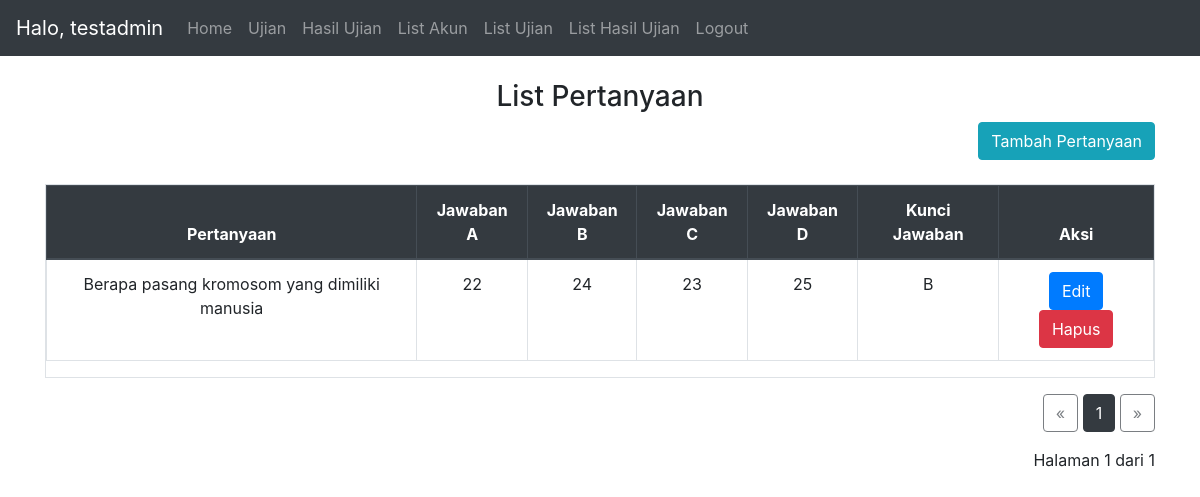
Page /list_question/5/1 (signed in) on the earlier database version.
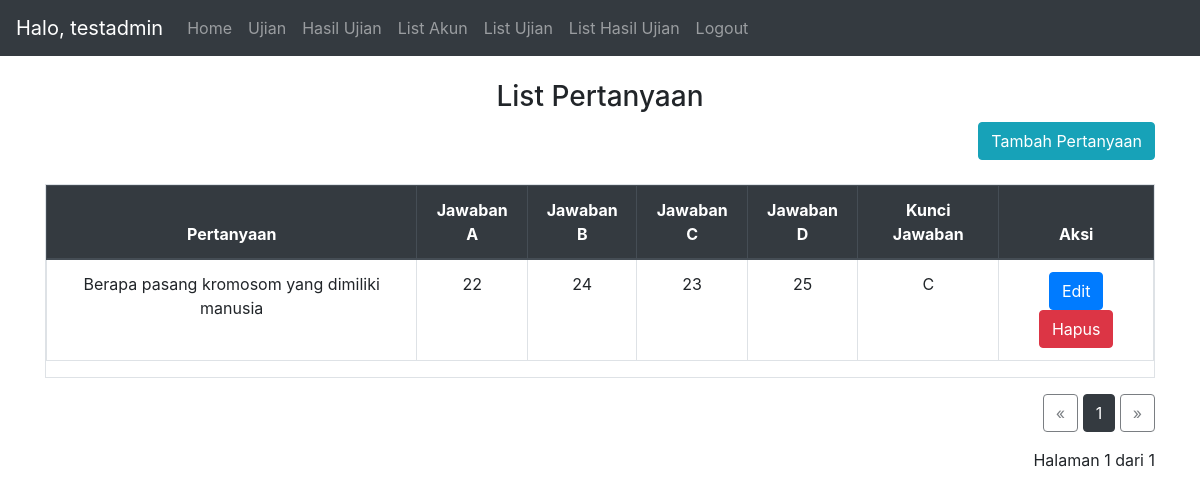
Same page on the later database version.
### website/models.py (models this page shows)
class User(db.Model, UserMixin):
    id = db.Column(db.Integer, primary_key=True)
    email = db.Column(db.String(150), unique=True)
    password = db.Column(db.String(150))
    name = db.Column(db.String(150))
    type = db.Column(db.String(150))
    notes = db.relationship('Note')
    results = db.relationship('Result')
    useranswer = db.relationship('UserAnswer')

class Question(db.Model):
    id = db.Column(db.Integer, primary_key=True)
    exam_id = db.Column(db.Integer, db.ForeignKey('exam.id'))
    question = db.Column(db.String(1000))
    answer1 = db.Column(db.String(150))
    answer2 = db.Column(db.String(150))
    answer3 = db.Column(db.String(150))
    answer4 = db.Column(db.String(150))
    correct = db.Column(db.String(1))
    useranswer = db.relationship('UserAnswer')

### website/views.py (the view)
@views.route('/list_question/<id>/<page>', methods=['GET','POST'])
@login_required
def list_question(id,page):
    if current_user.type != 'admin':
        return redirect("/")
    else:
        db_question = Question.query.filter_by(exam_id=id).paginate(page=int(page), per_page=10)
        return render_template("list_question.html", user=current_user, questions=db_question, examid=id)#, kelas=db_class)

### website/__init__.py (called while the page is built)
def create_app():
    app = Flask(__name__)
    app.config['SECRET_KEY'] = 'secret key'
    app.config['SQLALCHEMY_DATABASE_URI'] = f'sqlite:///{DB_NAME}'
    db.init_app(app)
    from .views import views
    from .auth import auth
    app.register_blueprint(views, url_prefix='/')
    app.register_blueprint(auth, url_prefix='/')
    from .models import User, Note, Exam, Result, Question,UserAnswer #,Class
    with app.app_context():
        db.create_all()
    login_manager = LoginManager()
    login_manager.login_view = 'auth.login'
    login_manager.init_app(app)
    @login_manager.user_loader
    def load_user(id):
        return User.query.get(int(id))
    return app

### website/templates/list_question.html
{% extends "base.html" %} {% block title %}List Pertanyaan{% endblock %} {% block
content %}
<br>
<h3 align="center">List Pertanyaan</h3>
<div class="text-right">
  <a type="button" class="btn btn-info" href="/add_question/{{examid}}">Tambah Pertanyaan</a>
</div>
<br>
<div class="table table-responsive table-hover table-bordered">
  <table class="table">
    <thead class="text-center thead-dark">
      <tr>
        <th>Pertanyaan</th>
        <th>Jawaban A</th>
        <th>Jawaban B</th>
        <th>Jawaban C</th>
        <th>Jawaban D</th>
        <th>Kunci Jawaban</th>
        <th>Aksi</th>
      </tr>
    </thead>
    {% for question in questions %}
    <tbody class="text-center">
      <td>{{question.question}}</td>
      <td>{{question.answer1}}</td>
      <td>{{question.answer2}}</td>
      <td>{{question.answer3}}</td>
      <td>{{question.answer4}}</td>
      <td>{{question.correct}}</td>
      <td>
        <a type="button" class="btn btn-primary" href="/edit_question/{{question.id}}">Edit</a>
        <a class="btn btn-danger" href="/delete_question/{{question.id}}/{{examid}}/{{questions.page}}"
        onclick="return confirm('Apakah anda yakin akan menghapus pertanyaan {{ question.id }}?');" title="Delete">
        Hapus</a>
      </td>
    </tbody>
    {% endfor %}
  </table>
</div>
<div class="text-right">
  <a href="{{questions.prev_num}}" class="btn btn-outline-dark {% if questions.page == 1 %}disabled{% endif %}">&laquo;</a>
  {% for number in questions.iter_pages(left_edge=1, right_edge=1, left_current=1, right_current=2) %}
    {% if number %}
      {% if questions.page != number %}
        <span>
          <a class="btn btn-outline-dark"
              href="{{number}}">
          {{number}}
          </a>
        </span>
      {% else %}
          <span class="btn btn-dark">{{number}}</span>
      {% endif %}
    {% else %}
    ...
    {% endif %}
  {% endfor %}
  <a href="{{questions.next_num}}" class="btn btn-outline-dark {% if questions.page == questions.pages %}disabled{% endif %}">&raquo;</a>
  <p class="text-right mt-3">
    Halaman {{ questions.page }} dari {{ questions.pages }}
  </p>
</div>
{% endblock %}

### website/templates/base.html (shortened to what this page needs)
<!DOCTYPE html>
<html>
  <head>
    <link
      rel="stylesheet"
      href="https://stackpath.bootstrapcdn.com/bootstrap/4.4.1/css/bootstrap.min.css"
    />
    <link
      rel="stylesheet"
      href="https://stackpath.bootstrapcdn.com/font-awesome/4.7.0/css/font-awesome.min.css"
    />
  </head>
  <body>
    <nav class="navbar navbar-expand-lg navbar-dark bg-dark">
      <div class="collapse navbar-collapse" id="navbar">
        <div class="navbar-nav">
          {% if user.is_authenticated %}
          <span class="navbar-brand">
            Halo, {{user.name}}
          </span>
          <a class="nav-item nav-link" id="home" href="/">Home</a>
          <a class="nav-item nav-link" id="exam" href="/insert_token">Ujian</a>
          <a class="nav-item nav-link" id="exam" href="/result/1">Hasil Ujian</a>
          {% if user.type =='admin' %}
            <a class="nav-item nav-link" id="account_list" href="/list_account/1">List Akun</a>
            <a class="nav-item nav-link" id="exam_list" href="/list_exam/1">List Ujian</a>
            <a class="nav-item nav-link" id="exam_list" href="/list_result/1">List Hasil Ujian</a>
            {% endif %}
          <a class="nav-item nav-link" id="logout" href="/logout">Logout</a>
          {% else %}
          <a class="nav-item nav-link" id="login" href="/login">Login</a>
          {% endif %}
        </div>
      </div>
    </nav>
    <div id="content" class="container">{% block content %} {% endblock %}</div>
  <br>
  </body>
</html>

Differences in the rows shown:
changed Question "Berapa pasang kromosom yang dimiliki manusia": correct "B" → "C"
